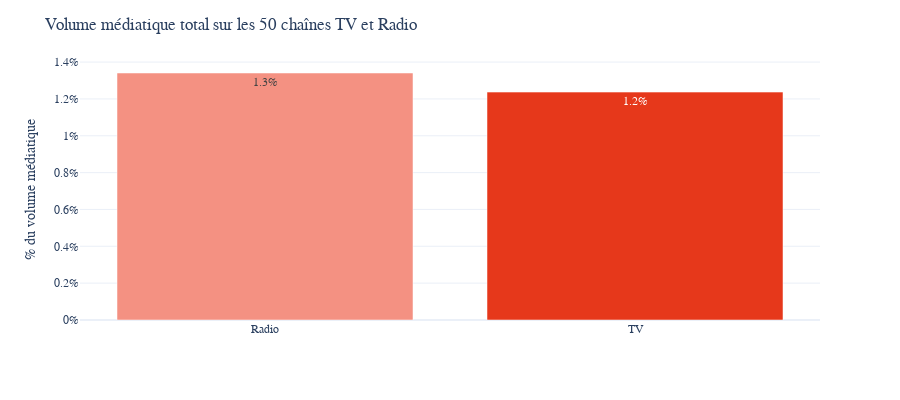

The code cell stored with this chart in its notebook:
### Code cell
fig = px.bar(media_time.drop("Total").reset_index(),x = "index",y = "media_part",height = 400,text_auto = ".1%")
fig.update_layout(yaxis_tickformat='0%',
                  title = "Volume médiatique total sur les 50 chaînes TV et Radio",
                  font_family="Poppins",yaxis_title="% du volume médiatique",xaxis_title = "")
fig.update_traces(marker_color=["#f49182",'#e6381b'])
fig

### Figure 1 — Plotly figure (JSON) as saved in the notebook; plotly's stock layout.template omitted (floating-point values rounded to 4 significant figures)
{"data": [{"alignmentgroup": "True", "hovertemplate": "index=%{x}<br>media_part=%{y}<extra></extra>", "legendgroup": "", "marker": {"color": ["#f49182", "#e6381b"], "pattern": {"shape": ""}}, "name": "", "offsetgroup": "", "orientation": "v", "showlegend": false, "textposition": "auto", "texttemplate": "%{y:.1%}", "type": "bar", "x": ["Radio", "TV"], "xaxis": "x", "y": [0.01341, 0.01237], "yaxis": "y"}], "layout": {"barmode": "relative", "font": {"family": "Poppins"}, "height": 400, "legend": {"tracegroupgap": 0}, "margin": {"t": 60}, "title": {"text": "Volume médiatique total sur les 50 chaînes TV et Radio"}, "xaxis": {"anchor": "y", "domain": [0, 1], "title": {"text": ""}}, "yaxis": {"anchor": "x", "domain": [0, 1], "tickformat": "0%", "title": {"text": "% du volume médiatique"}}}}
